Frame 1 (no input): blank canvas, image omitted
Frame 60 (no input): blank canvas, image omitted
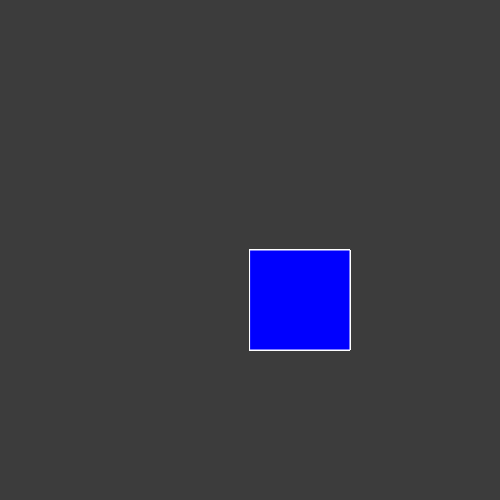
Frame 120 (the mouse pressed at the canvas centre since frame 60)

The p5.js sketch whose frames 1 and 60 were blank and that drew this single picture after the mouse press (run headless with seeded random() and noise() and a simulated clock; from frame 60 on, the mouse is pressed at the canvas centre):

// p5.js sketch
// ── sketch.js
function setup() {
    createCanvas(500, 500);
    background(60);
  }
  
  function draw() {
   
    stroke("white");
    fill("blue")
    
    // console.log(mouseIsPressed);
    
    if(mouseIsPressed) {
    rect(mouseX, mouseY, 100, 100);
    }
  
  }
